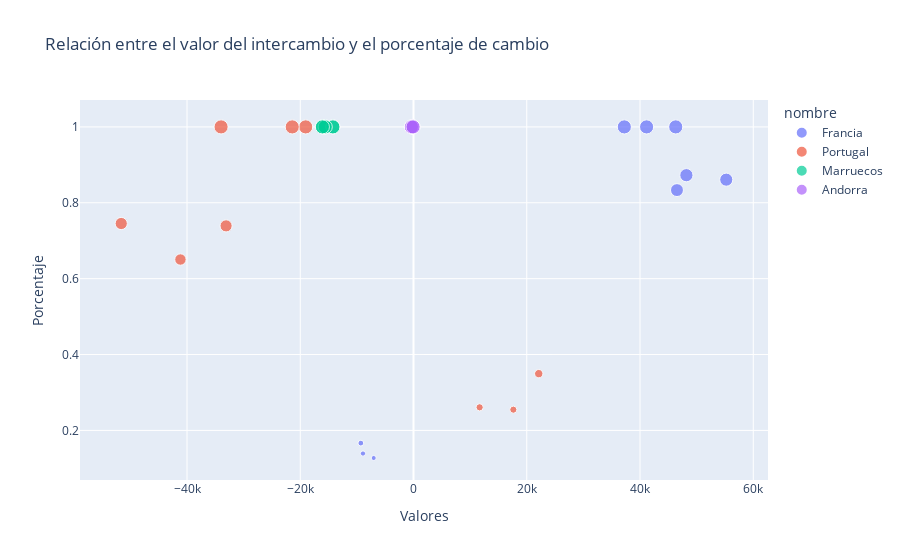

The code cell stored with this chart in its notebook:
### Code cell
fig = px.scatter(df_intercambio, x = 'Valores', y = 'Porcentaje', color = 'nombre',
                 size= 'Porcentaje', hover_name= 'tipo de intercambio',
                 title = 'Relación entre el valor del intercambio y el porcentaje de cambio',
                 size_max= 10)

fig.show()

### Figure 1 — Plotly figure (JSON) as saved in the notebook; plotly's stock layout.template omitted (floating-point values rounded to 4 significant figures)
{"data": [{"hovertemplate": "<b>%{hovertext}</b><br><br>nombre=Francia<br>Valores=%{x}<br>Porcentaje=%{marker.size}<extra></extra>", "hovertext": ["Exportación", "Exportación", "Exportación", "Importación", "Importación", "Importación", "saldo", "saldo", "saldo"], "legendgroup": "Francia", "marker": {"color": "#636efa", "size": [0.1665, 0.1391, 0.1273, 0.8335, 0.8609, 0.8727, 1, 1, 1], "sizemode": "area", "sizeref": 0.01, "symbol": "circle"}, "mode": "markers", "name": "Francia", "orientation": "v", "showlegend": true, "type": "scatter", "x": [-9298.0, -8923.0, -7028.0, 46530.0, 55230.0, 48190.0, 37230.0, 46310.0, 41170.0], "xaxis": "x", "y": [0.1665, 0.1391, 0.1273, 0.8335, 0.8609, 0.8727, 1, 1, 1], "yaxis": "y"}, {"hovertemplate": "<b>%{hovertext}</b><br><br>nombre=Portugal<br>Valores=%{x}<br>Porcentaje=%{marker.size}<extra></extra>", "hovertext": ["Exportación", "Exportación", "Exportación", "Importación", "Importación", "Importación", "saldo", "saldo", "saldo"], "legendgroup": "Portugal", "marker": {"color": "#EF553B", "size": [0.7454, 0.6504, 0.7391, 0.2546, 0.3496, 0.2609, 1, 1, 1], "sizemode": "area", "sizeref": 0.01, "symbol": "circle"}, "mode": "markers", "name": "Portugal", "orientation": "v", "showlegend": true, "type": "scatter", "x": [-51610.0, -41160.0, -33100.0, 17630.0, 22120.0, 11680.0, -33980.0, -19040.0, -21420.0], "xaxis": "x", "y": [0.7454, 0.6504, 0.7391, 0.2546, 0.3496, 0.2609, 1, 1, 1], "yaxis": "y"}, {"hovertemplate": "<b>%{hovertext}</b><br><br>nombre=Marruecos<br>Valores=%{x}<br>Porcentaje=%{marker.size}<extra></extra>", "hovertext": ["Exportación", "Exportación", "Exportación", "saldo", "saldo", "saldo"], "legendgroup": "Marruecos", "marker": {"color": "#00cc96", "size": [1, 1, 1, 1, 1, 1], "sizemode": "area", "sizeref": 0.01, "symbol": "circle"}, "mode": "markers", "name": "Marruecos", "orientation": "v", "showlegend": true, "type": "scatter", "x": [-14230, -15590, -16090, -14230, -15590, -16090], "xaxis": "x", "y": [1, 1, 1, 1, 1, 1], "yaxis": "y"}, {"hovertemplate": "<b>%{hovertext}</b><br><br>nombre=Andorra<br>Valores=%{x}<br>Porcentaje=%{marker.size}<extra></extra>", "hovertext": ["Exportación", "Exportación", "Exportación", "saldo", "saldo", "saldo"], "legendgroup": "Andorra", "marker": {"color": "#ab63fa", "size": [1, 1, 1, 1, 1, 1], "sizemode": "area", "sizeref": 0.01, "symbol": "circle"}, "mode": "markers", "name": "Andorra", "orientation": "v", "showlegend": true, "type": "scatter", "x": [-159, -369, -68, -159, -369, -68], "xaxis": "x", "y": [1, 1, 1, 1, 1, 1], "yaxis": "y"}], "layout": {"legend": {"itemsizing": "constant", "title": {"text": "nombre"}, "tracegroupgap": 0}, "title": {"text": "Relación entre el valor del intercambio y el porcentaje de cambio"}, "xaxis": {"anchor": "y", "domain": [0, 1], "title": {"text": "Valores"}}, "yaxis": {"anchor": "x", "domain": [0, 1], "title": {"text": "Porcentaje"}}}}
